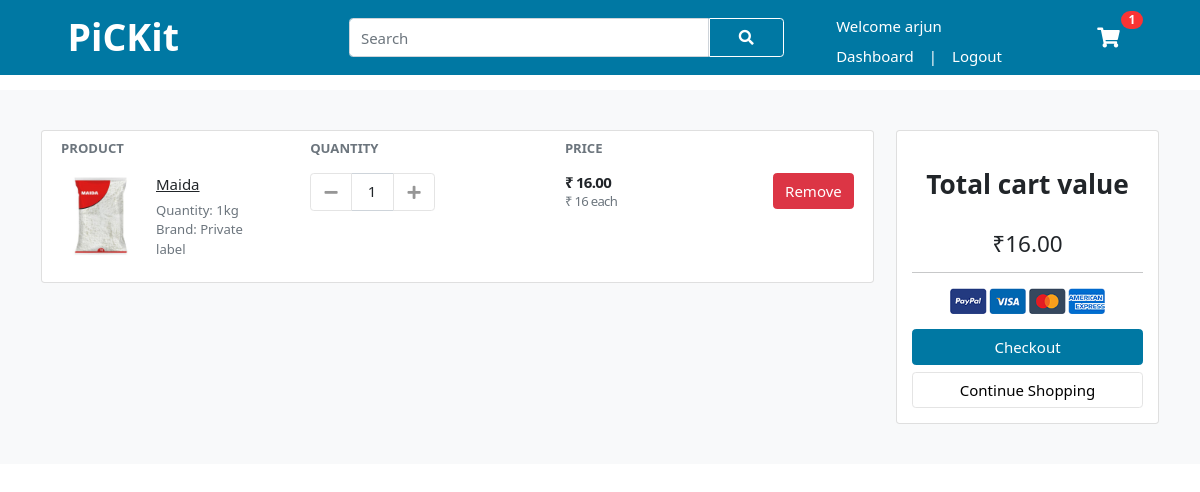
Page /cart/ (signed in) on the earlier database version.
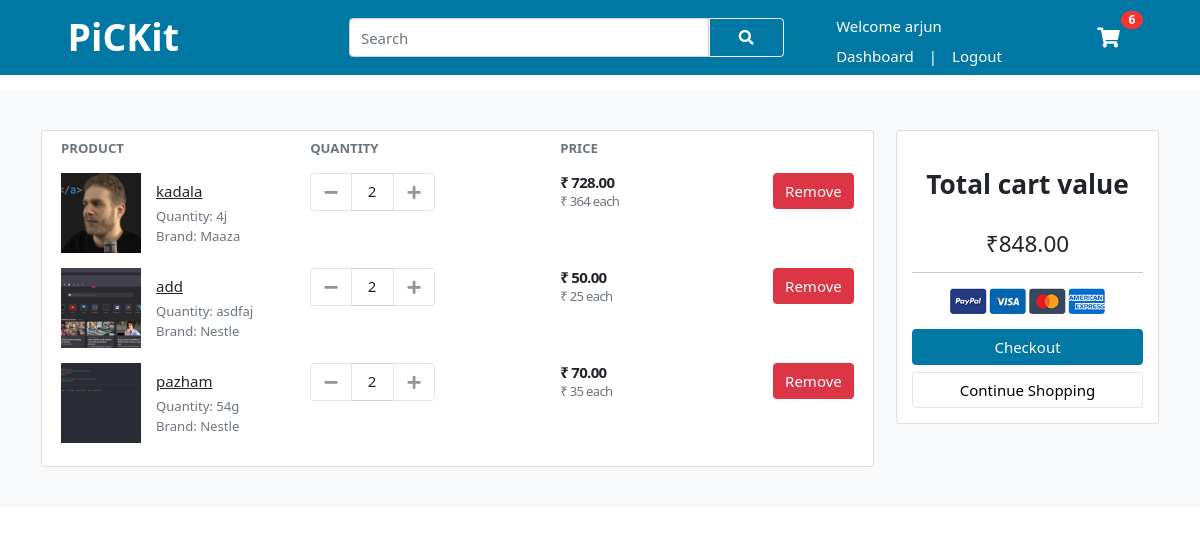
Same page on the later database version.
### user/models.py (models this page shows, shortened)
class Account(AbstractBaseUser):
    first_name      = models.CharField(max_length=50)
    last_name       = models.CharField(max_length=50)
    email           = models.EmailField(max_length=100, unique=True)
    username        = models.CharField(max_length=50, blank=True)
    phone           = models.CharField(max_length=13, unique=True)
    has_access      = models.BooleanField(default=True)
    data_joined     = models.DateTimeField(auto_now_add=True)
    last_login      = models.DateTimeField(auto_now=True)
    is_admin        = models.BooleanField(default=False)
    is_active       = models.BooleanField(default=True)
    is_staff        = models.BooleanField(default=False)
    is_superadmin   = models.BooleanField(default=False)
    USERNAME_FIELD  = 'phone'
    REQUIRED_FIELDS = ['first_name', 'last_name', 'email','username']
    objects = MyAccountManager()

class CartItem(models.Model):
    user            = models.ForeignKey(Account,on_delete=models.CASCADE, null=True)
    product         = models.ForeignKey(Product, on_delete=models.CASCADE)
    cart            = models.ForeignKey(Cart, on_delete=models.CASCADE, null=True)
    quantity        = models.IntegerField()
    is_active       = models.BooleanField(default=True)
    def sub_total(self):
        return self.product.selling_price() * self.quantity

### vendor/models.py (models this page shows, shortened)
class Product(models.Model):
    product_name    = models.CharField(max_length=100, unique=True)
    mrp             = models.IntegerField()
    offer           = models.IntegerField(default=0)
    quantity        = models.CharField(max_length=10)
    description     = models.TextField(blank=True)
    brand           = models.ForeignKey(Brand, on_delete=models.CASCADE)
    category        = models.ForeignKey(Category, on_delete=models.CASCADE)
    image_1         = models.ImageField(upload_to = 'photos/products/primary')
    image_2         = models.ImageField(upload_to = 'photos/products/secondary')
    image_3         = models.ImageField(upload_to = 'photos/products/secondary', blank = True)
    image_4         = models.ImageField(upload_to = 'photos/products/secondary', blank = True)
    added_at        = models.DateTimeField(auto_now_add=True)
    modified_at     = models.DateTimeField(auto_now=True)
    def selling_price(self):
        if (self.category.cat_offer > self.offer):
            selling_price = self.mrp * (1-(int(self.category.cat_offer)/100))
        else:
            selling_price = self.mrp * (1-(int(self.offer)/100))
        return ceil(selling_price)

class Brand(models.Model):
    brand_name   = models.CharField(max_length=50,unique=True)
    time_added   = models.DateTimeField(auto_now_add=True)

class Category(models.Model):
    category_name   = models.CharField(max_length=50,unique=True)
    cat_image       = models.ImageField(upload_to = 'photos/categories')
    cat_offer       = models.IntegerField(default=0)
    time_added      = models.DateTimeField(auto_now_add=True)

### user/views.py (the view)
# urls.py: path('cart/',views.cart,name='cart'),
def cart(request):
    try:
        total = 0
        quantity =0
        cart_items = None
        if request.user.is_authenticated:
            cart_items = CartItem.objects.filter(user=request.user,is_active=True)
        else:
            cart = Cart.objects.get(cart_id=_cart_id(request))
            cart_items = CartItem.objects.filter(cart=cart,is_active=True)
    except :
        pass
    if cart_items:
        for cart_item in cart_items:
            total += (int(cart_item.product.selling_price()) * int(cart_item.quantity))
            quantity += cart_item.quantity
    context = {
        'total':total,
        'quantity':quantity,
        'cart_items':cart_items,
    }
    return render(request,'user/cart.html',context)

### user/context_processors.py (called while the page is built)
def menu_links(request):
    links = Category.objects.all()
    return dict(links=links)

def counter(request):
    cart_count = 0
    if 'admin' in request.path:
        return {}
    else:
        try:
            cart = Cart.objects.filter(cart_id = _cart_id(request))
            if request.user.is_authenticated:
                cart_items = CartItem.objects.all().filter(user= request.user)
            else:
                cart_items = CartItem.objects.all().filter(cart=cart[:1])
            for cart_item in cart_items:
                cart_count += cart_item.quantity
        except Cart.DoesNotExist:
            cart_count = 0
    return dict(cart_count = cart_count)

### user/views.py (called while the page is built)
def _cart_id(request):
    cart = request.session.session_key
    if not cart:
        cart = request.session.create()
    return cart

### templates/user/cart.html (shortened to what this page needs)
{% extends 'user/base.html' %}
{% load static %}
{% block content %}
<section class="section-content padding-y bg">
	<div class="container">
		{% if not cart_items %}
		<h2 class="text-center">Your shopping cart is empty</h2>
		<br>
		<div class="text-center">
				<a href="{% url 'store' %}" class="btn btn-major " >Continue shopping</a>
		</div>
		{% else %}
		<div class="row">
			<aside class="col-lg-9">
				<div class="card">
					<table id="cartTable" class="table table-borderless table-shopping-cart">
						<thead class="text-muted">
							<tr class="small text-uppercase">
								<th width='30%' scope="col">Product</th>
								<th scope="col" >Quantity</th>
								<th scope="col" >Price</th>
								<th scope="col"> </th>
							</tr>
						</thead>
						<tbody>
							{% for cart_item in cart_items %}
							<tr id="{{cart_item.product.id}}">
								<td>
									<figure class="itemside align-items-center">
										<div class="aside">
												{% if cart_item.product.image_1 %}
												<a href="{% url 'product' cart_item.product.id %}" > <img src="{{ cart_item.product.image_1.url }}" class="img-sm">
												</a>
												{% else %}
												<a href="{% url 'product' cart_item.product.id %}" > <img src="{% static 'users/images/image-not-found.png' %}" class="img-sm">
												</a>
												{% endif %}
										</div>
										<figcaption class="info">
											<a href="{% url 'product' cart_item.product.id %}" class="title text-dark">{{ cart_item.product.product_name }}</a>
											<p class="text-muted small">Quantity: {{ cart_item.product.quantity }}<br> Brand: {{ cart_item.product.brand.brand_name }}</p>
										</figcaption>
									</figure>
								</td>
								<td>
										<div class="input-group input-spinner">
											<div class="input-group-prepend">
												<button onclick="removeFromCart('{{cart_item.product.id}}','{{cart_item.product.product_name}}')" class="btn btn-light remove-from-cart-btn" type="button" id="button-minus"> <i
														class="fa fa-minus"></i> </a>
											</div>
											<span  id="{{cart_item.product.product_name}}" class="form-control text-center">{{ cart_item.quantity }}</span>
											<div class="input-group-append">
												<button onclick="addToCart('{{cart_item.product.id}}','{{cart_item.product.product_name}}')"  class="btn btn-light add-to-cart-btn" id="{{ product.id }}{{ product.id }}" type="button" > <i
														class="fa fa-plus"></i> </button>
											</div>
										</div>
								</td>
								<td>
									<div class="price-wrap">
										<var id="{{cart_item.product.product_name}}{{cart_item.product.id}}" class="price">₹ {{ cart_item.sub_total }}.00</var>
										<small class="text-muted">₹ {{ cart_item.product.selling_price}}  each </small>
									</div>
								</td>
								<td class="text-right">
									<a onclick="return confirm('are you sure you want to remove this item from cart?')" href="{% url 'remove-cart-item' cart_item.product.id %}" class="btn btn-danger"> Remove</a>
								</td>
							</tr>
							{% endfor %}
						</tbody>
					</table>
				</div>
			</aside>
			<aside class="col-lg-3">
				<div class="card">
					<div class="card-body">
						<br>
						<h3 class="text-center "><b>Total cart value</b></h3>
						<br>
						<h4 id="cartValue" class="text-center">₹{{ total }}.00</h4>
						<hr>
						<p class="text-center mb-3">
							<img src="{% static 'users/images/payments.png' %}" height="26">
						</p>
						<a href="{% url 'checkout' %}" class="btn btn-major btn-block"> Checkout </a>
						<a href="{% url 'store' %}" class="btn btn-light btn-block">Continue Shopping</a>
					</div>
				</div>
			</aside>
		</div>
		{% endif %}
	</div>
</section>
{% endblock %}

### templates/user/base.html (shortened to what this page needs)
{% load static %}
<!DOCTYPE HTML>
<html lang="en">
<head>
	<link href="{% static 'users/css/bootstrap.css' %}" rel="stylesheet" type="text/css" />
	<link href="https://cdn.jsdelivr.net/npm/bootstrap@5.0.1/dist/css/bootstrap.min.css" rel="stylesheet"
>
	<link href="{% static 'users/fonts/fontawesome/css/all.min.css' %}" type="text/css" rel="stylesheet">
	<link rel="stylesheet" href="https://cdnjs.cloudflare.com/ajax/libs/font-awesome/5.15.3/css/all.min.css" />
	<link rel="stylesheet" href="https://cdnjs.cloudflare.com/ajax/libs/cropper/4.1.0/cropper.min.css"/>
	<link href="{% static 'users/css/ui.css' %}" rel="stylesheet" type="text/css" />
	<link href="{% static 'users/css/responsive.css' %}" rel="stylesheet" media="only screen and (max-width: 1200px)" />
</head>
<body>
	{% include 'user/includes/nav.html' %}
	{% block content %}
	{% endblock %}
</body>
</html>

### templates/user/includes/nav.html (shortened to what this page needs)
{% load static %}
<header class="nav-container" >
    <div class="container">
        <nav class="navbar navbar-expand-lg ">
            <div class="container-fluid	">
                <a class="pickit" href="{% url 'home' %}"><p>PiCKit</p></a>
                <div class="collapse navbar-collapse justify-content-end" id="navbarSupportedContent">
                    <form action="{% url 'search' %}" class="d-flex nav-search search-nav ">
                        <input name="search_key" class="form-control search-nav search-nav-input" type="search" placeholder="Search"
                            aria-label="Search">
                        <button  class="btn btn-outline-light search-nav search-nav-btn" type="submit"><i
                                class="fas fa-search"></i></button>
                    </form>
                    <div class="d-flex flex-row">
                        {% if user.id is None %}
                        <div class="d-flex flex-column welcome">
                            <ul class="navbar-nav me-auto mb-2 mb-lg-0">
                                <li class="text-white nav-link">Welcome guest!</li>
                            </ul>
                            <ul class="navbar-nav me-auto mb-2 mb-lg-0">
                                <li class="nav-item">
                                    <a class="nav-link active" href="{% url 'sign-in' %}">Sign in</a>
                                </li>
                                <li class="nav-item pipe">
                                    <p class="nav-link text-white">|</p>
                                </li>
                                <li class="nav-item">
                                    <a class="nav-link active" href="{% url 'sign-up' %}">Sign up</a>
                                </li>
                                <li class="nav-item">
                                    <a class="nav-link active filter-text" href="{% url 'cart' %}">Cart</a>
                                </li>
                            </ul>
                        </div>
                        {% else %}
                        <div class="d-flex flex-column welcome">
                            <ul class="navbar-nav me-auto mb-2 mb-lg-0">
                                <li class="text-white nav-link cart-icon">Welcome {{ user.first_name }}</li>
                            </ul>
                            <ul class="navbar-nav me-auto mb-2 mb-lg-0">
                                <li class="nav-item">
                                    <a class="nav-link active" href="{% url 'account' %}">Dashboard</a>
                                </li>
                                <li class="nav-item pipe">
                                    <p class="nav-link text-white">|</p>
                                </li>
                                <li class="nav-item">
                                    <a class="nav-link active" href="{% url 'logout' %}">Logout</a>
                                </li>
                            </ul>
                        </div>
                        {% endif %}
                        <div class="align-self-center">
                            <a href="{% url 'cart' %}" class="widget-header pl-3 ml-3">
                                <div class=" cart icon cart-icon icon-sm"><i class="fa fa-shopping-cart"></i>
                                </div id="cartCount">
                                <span id="badgeCount"  class="badge badge-pill badge-danger notify">{{ cart_count }}</span>
                            </a>
                        </div>
                    </div>
                </div>
            </div>
        </nav>
    </div>
</header>

### static/users/css/ui.css (style rules this page uses)
html { font-family: "Inter", sans-serif; font-size: 15px; }
:root { --major:#0078a3; --cyan-mix:#4ac0d0; }
.price-wrap { letter-spacing: -0.7px; }
.icon-xs, .icon-sm, .icon-md, .icon-lg { display: inline-block; text-align: center; flex-shrink: 0; flex-grow: 0; }
.icon-sm { width: 48px; height: 48px; line-height: 48px !important; font-size: 20px; }
.img-xs, .img-sm, .img-md, .img-lg { -o-object-fit: cover; object-fit: cover; flex-shrink: 0; flex-grow: 0; }
.img-sm { width: 80px; height: 80px; }
.padding-y { padding-top: 40px; padding-bottom: 40px; }
var { font-style: normal; }
figure { margin-bottom: 0; }
.bg { background-color: #f8f9fa; }
p:last-child { margin-bottom: 0; }
.nav-link { color: white; padding-bottom: 0%; text-decoration: none; }
.widget-header { display: inline-block; vertical-align: middle; position: relative; }
.widget-header i { color: #969696; }
.widget-header .notify { position: absolute; top: -3px; right: -10px; }
.pickit { margin-right: 2rem; color: white; font-size: 2.5rem; font-weight: bold; text-decoration: none; }
.search-nav-btn { background: var(--major); color: white;; border-top-left-radius: 0px; border-bottom-left-radius: 0px; border: 1px solid white; width: 5em; }
.search-nav-input { width: 24em; height: 2.6em; border-top-right-radius: 0px; border-bottom-right-radius: 0px; }
.cart-icon i { color: white; text-decoration: none; }
.nav-container { background: var(--major); position: fixed; top: 0%; left: 0%; width: 100vw; margin: 0; z-index: 4; }
.btn-light { background-color: #fff; border-color: #e4e4e4; }
.btn-light i { color: #969696; }
.itemside { position: relative; display: flex; width: 100%; }
.itemside .aside { position: relative; flex-shrink: 0; }
.itemside .info { padding-left: 15px; padding-right: 7px; }
.itemside p { margin-bottom: 0; }
.itemside .title { display: block; margin-bottom: 5px; color: #212529; }
.notify { position: absolute; top: -4px; right: -10px; display: inline-block; padding: 0.25em 0.6em; font-size: 12px; line-height: 1; text-align: center; border-radius: 3rem; color: #fff; background-color: #fa3434; }
.price { font-weight: 600; color: #212529; }
.input-spinner { width: 125px; flex-wrap: nowrap; display: inline-flex; vertical-align: middle; }
.input-spinner .btn { width: 42px; text-align: center; padding-left: 0.5rem; padding-right: 0.5rem; }
.table-shopping-cart.table td, .table-shopping-cart.table th { padding-left: 1.25rem; padding-right: 1.25rem; }
.table-shopping-cart .price-wrap { line-height: 1.2; }
.table-shopping-cart .price { font-weight: bold; margin-right: 5px; display: block; }
.btn-major { background: var(--major); color: white; border: 0.5px solid var(--major); }
@media (min-width:992px) { .welcome { margin: 0 3em; } }

Differences in the rows shown:
removed CartItem: product.image_1 (picture), product.product_name "Maida", product.quantity "1kg", product.brand.brand_name "Private label", quantity "1", sub_total "16", product.selling_price "16"
added CartItem: product.image_1 (picture), product.product_name "kadala", product.quantity "4j", product.brand.brand_name "Maaza", quantity "2", sub_total "728", product.selling_price "364"
added CartItem: product.image_1 (picture), product.product_name "add", product.quantity "asdfaj", product.brand.brand_name "Nestle", quantity "2", sub_total "50", product.selling_price "25"
added CartItem: product.image_1 (picture), product.product_name "pazham", product.quantity "54g", product.brand.brand_name "Nestle", quantity "2", sub_total "70", product.selling_price "35"
Other differences:
{{ cart_count }}: "1" → "6"
{{ total }}: "16" → "848"
